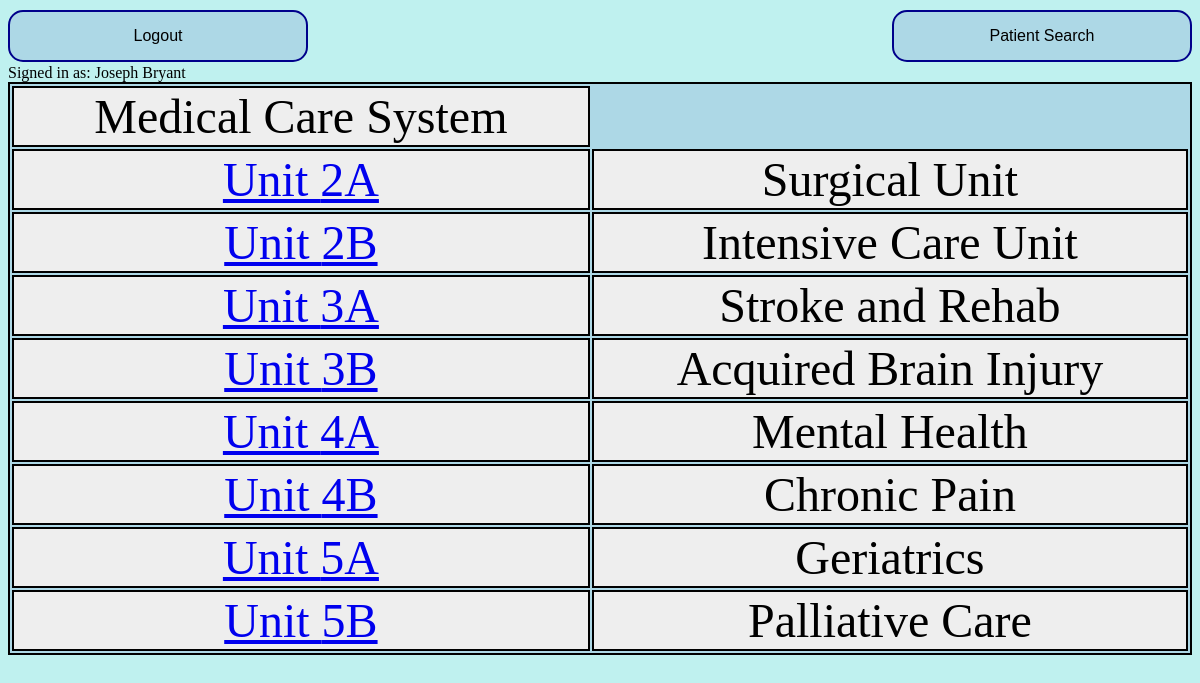
Screenshot of /Units.php (signed in) with the database file from the repository.
### tables this page shows
CREATE TABLE Unit(
unitCode CHAR(2),
unitName VARCHAR(32),
PRIMARY KEY (unitCode));

### Units.php (the view, shortened to what this page needs)
<!DOCTYPE html>
<html>
	<head>
		<link
        		href = "./style.css"
        		type = "text/css"
        		rel  = "stylesheet">
	</head>
	<body bgcolor="#BFF1EF">
		<form action = "Logout.php">
				<input type="submit" value="Logout">
		</form>
		<div id="User">
			<?php
			$USER = $_SESSION["uName"];
			echo "Signed in as: $USER";
			?>
		<div>
		<?php
		include("config.php");
		$sql = "SELECT * FROM Unit;";
		$result = mysqli_query($db,$sql);
		echo "<table id='Units'>";
		echo "<tr>
				<td>Medical Care System</td>
			</tr>";
		while($row = mysqli_fetch_array($result, MYSQLI_ASSOC))
		{
			echo "<tr>
				<td><a class='not-active' href='/PatientList.php?Units=" . $row['unitCode'] . "'>Unit " . $row['unitCode'] . "</a></td>
				<td>" . $row['unitName'] . "</td>
			</tr>";
		}
		echo "</table>";
		?>
		<form class="logout" action="PatientSearch.html">
				<input type="submit" value="Patient Search">
		</form>
	</body>
</html>

### style.css (style rules this page uses)
html { text-style:Courier New; }
table { border: 2px solid black; width: 100%; }
td { border: 2px solid black; text-align: center; }
.logout { top: 8px; right: 8px; position: absolute; }
input { background-color: lightblue; border: 2px solid darkblue; border-radius: 15px; color: black; width: 300px; padding: 15px 15px; text-align: center; text-decoration: none; display: inline-block; font-size: 16px; margin-top: 2px; margin-bottom: 2px; }
#Units { border: 2px solid black; width: 100%; font-size: 48px; background-color: lightblue; }
#Units tr { background-color: #eee; border-top: 1px solid #fff; font-size: 48px; }

### rows the page displays
unit: unitCode "2A", unitName "Surgical Unit"
unit: unitCode "2B", unitName "Intensive Care Unit"
unit: unitCode "3A", unitName "Stroke and Rehab"
unit: unitCode "3B", unitName "Acquired Brain Injury"
unit: unitCode "4A", unitName "Mental Health"
unit: unitCode "4B", unitName "Chronic Pain"
unit: unitCode "5A", unitName "Geriatrics"
unit: unitCode "5B", unitName "Palliative Care"

### other values shown
$USER "Joseph Bryant"
